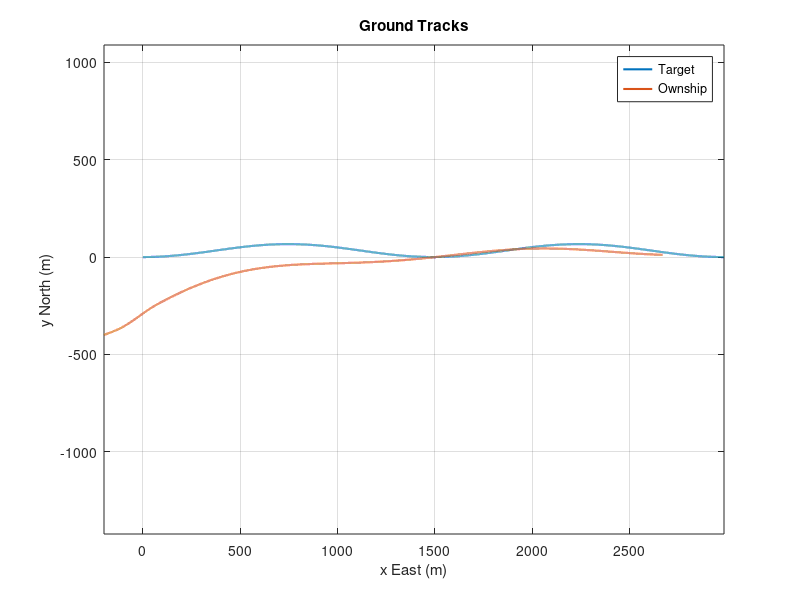
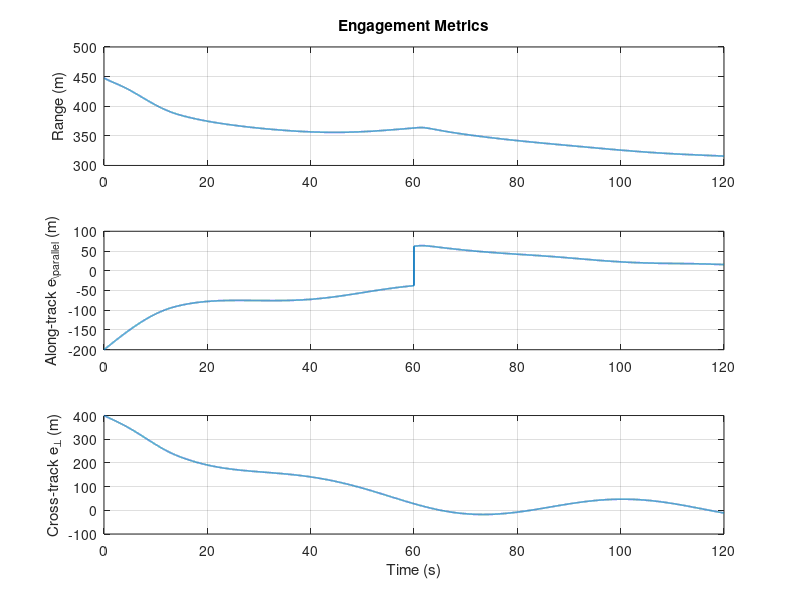
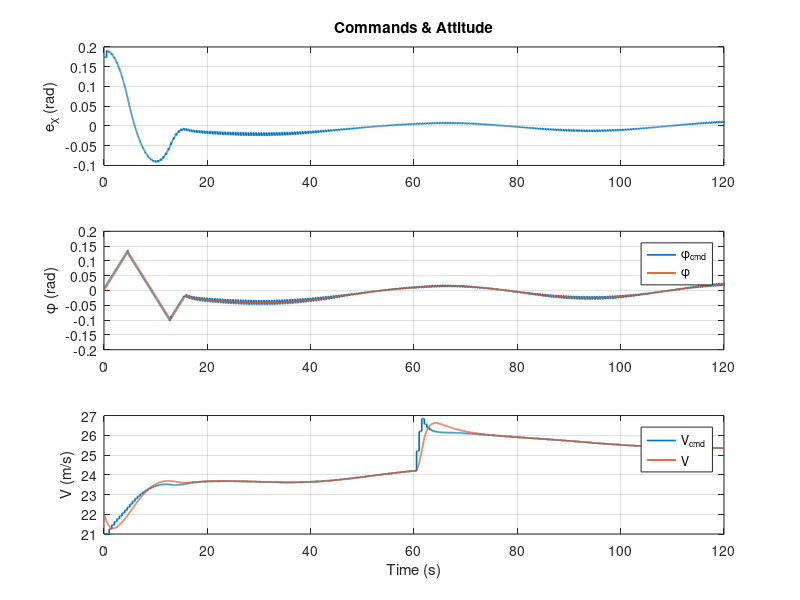
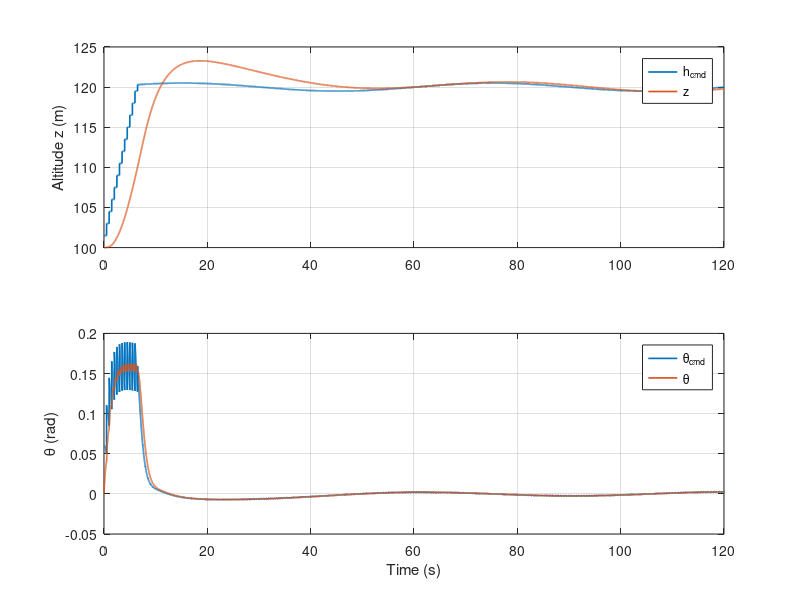

Write the MATLAB code that produced these figures, in order.
function trailing_uav_sim()
% TRAILING_UAV_SIM
% Fixed-wing "trail behind at distance" simulator with:
% - Outer loop (guidance): chi_cmd, V_cmd, h_cmd (2 Hz)
% - Autopilot shaping: chi_cmd->phi_cmd, h_cmd->theta_cmd, V_cmd->throttle
% - Inner loop (attitude): phi,theta track commands with rate limits (200 Hz)
% - Plant kinematics: coordinated turn approximation + speed/altitude dynamics
%
% Coordinate frame: ENU (x East, y North, z Up). Altitude = z.

clc; close all;

%% =========================
%  Simulation parameters
%  =========================
dt       = 0.005;           % 200 Hz inner loop
Tend     = 120;             % seconds
N        = round(Tend/dt)+1;
t        = (0:N-1)'*dt;
g        = 9.81;

% Outer loop update rate
outer_hz = 2;               % 2 Hz guidance
outer_dt = 1/outer_hz;
outer_k  = round(outer_dt/dt);

%% =========================
%  Scenario / target motion
%  =========================
% Target flies a gentle maneuvering path (speed + heading changes).
target.V0      = 25;        % m/s
target.z0      = 120;       % m (altitude)
target.turnAmp = deg2rad(8);% heading oscillation amplitude (rad)
target.turnW   = 2*pi/60;   % heading oscillation frequency (rad/s)
target.climbAmp= 0.5;         % m altitude oscillation amplitude
target.climbW  = 2*pi/60;   % rad/s

%% =========================
%  Trailing objective
%  =========================
d_trail = 400;              % desired trailing distance (m)
dh_trail= 0;                % desired vertical offset relative to target (m)

%% =========================
%  Ownship initial state
%  =========================
own.p = [ -200; -400; 100];  % position [x;y;z] (m)
own.V = 22;                  % speed (m/s)
own.chi = deg2rad(20);       % course/track angle (rad)
own.phi = 0;                 % roll/bank (rad)
own.theta = 0;               % pitch (rad)
own.hdot = 0;

% Simple first-order attitude dynamics time constants
tau_phi   = 0.25;            % roll response time constant (s)
tau_theta = 0.40;            % pitch response time constant (s)

% Speed / altitude response time constants
tau_V     = 2.0;             % speed response (s)
tau_z     = 3.0;             % altitude response to theta (s)

%% =========================
%  Limits / protections
%  =========================
lim.phi_max   = deg2rad(35);   % bank limit
lim.phi_rate  = deg2rad(80);   % max roll rate (rad/s) for command shaping
lim.theta_max = deg2rad(12);   % pitch limit
lim.V_min     = 16;            % stall-ish protection
lim.V_max     = 35;

% Command rate limits (to prevent outer loop steps)
lim.chi_rate_cmd = deg2rad(20); % rad/s
lim.V_rate_cmd   = 2.0;         % m/s^2
lim.h_rate_cmd   = 3.0;         % m/s

%% =========================
%  Guidance gains (outer loop)
%  =========================
% Lateral: steer back to trail line (cross-track)
ky      = 0.8;               % course correction gain
y0      = 120;               % cross-track normalization (m) for sat()
L1      = 500;

% Longitudinal: along-track spacing control -> speed command
kx      = 0.03;              % (m -> m/s) gain
kdx     = 0.40;              % damping on along-track closure

% Altitude tracking
kh      = 0.04;              % (m -> rad) pitch cmd gain (through shaping)
khdot   = 0.12;              % vertical speed damping

%% =========================
%  Autopilot gains (shaping layer)
%  =========================
% Course hold -> bank command
kchi    = 2.5;               % bank per course error
kchidot = 0.6;               % bank per course rate error (optional)

% Speed hold -> "throttle" command (here mapped to V dynamics directly)
kV      = 0.8;
kIV     = 0.2;               % slow integral (optional)
intV    = 0;

% Altitude hold -> pitch command
kH      = 0.04;
kIH     = 0.0020;
intH    = 0;

%% =========================
%  Logs
%  =========================
P_t  = zeros(N,3); Vt = zeros(N,1); chit = zeros(N,1); zt = zeros(N,1);
P_o  = zeros(N,3); Vo = zeros(N,1); chio= zeros(N,1);
phi  = zeros(N,1); theta = zeros(N,1);

chi_cmd_log = zeros(N,1); V_cmd_log = zeros(N,1); h_cmd_log = zeros(N,1);
phi_cmd_log = zeros(N,1); theta_cmd_log = zeros(N,1);

r_log = zeros(N,1);
epar_log = zeros(N,1);
eperp_log = zeros(N,1);

%% =========================
%  Initialize guidance commands
%  =========================
chi_cmd = own.chi;
V_cmd   = own.V;
h_cmd   = own.p(3);

chi_cmd_prev = chi_cmd;
V_cmd_prev   = V_cmd;
h_cmd_prev   = h_cmd;

%% =========================
%  Main simulation
%  =========================
for k = 1:N
    tk = t(k);

    % --- Target "truth"
    % Heading oscillation around north (y+). Use chi_t as course.
    chi_t = target.turnAmp * sin(target.turnW * tk);
    V_t   = target.V0 + 0.0*sin(2*pi/25*tk);  % constant speed (can vary)
    z_t   = target.z0 + target.climbAmp * sin(target.climbW * tk);

    % Target position integration (simple)
    if k == 1
        p_t = [0; 0; z_t];
    else
        p_t = P_t(k-1,:)';
    end
    v_t_vec = V_t * [cos(chi_t); sin(chi_t); 0];   % ENU: x East, y North
    p_t = p_t + dt * v_t_vec;
    p_t(3) = z_t; % enforce altitude profile

    % --- Outer loop guidance update (every outer_k steps)
    if mod(k-1, outer_k) == 0
        % Build trail point behind target along its velocity direction
        t_hat = v_t_vec;
        if norm(t_hat(1:2)) < 1e-6
            t_hat = [cos(chi_t); sin(chi_t); 0];
        end
        t_hat = t_hat / norm(t_hat(1:2));  % horizontal unit

        p_ref = p_t - d_trail * [t_hat(1); t_hat(2); 0];
        p_ref(3) = z_t + dh_trail;

        % Error from ownship to trail point
        e = p_ref - own.p;

        % Along-track error (positive means trail point ahead of us)
        e_par = t_hat(1:2)' * e(1:2);

        % Signed cross-track error (left/right of target direction)
        n_hat = [-t_hat(2); t_hat(1)];  % +90 deg
        e_perp = n_hat' * e(1:2);

        % Along-track closure (project relative velocity)
        v_o_vec = own.V * [cos(own.chi); sin(own.chi); 0];
        de_par  = t_hat(1:2)' * (v_t_vec(1:2) - v_o_vec(1:2));

        % Guidance: course command = target course + cross-track correction
        chi_base = atan2(t_hat(2), t_hat(1));
        chi_cmd_new = chi_base + ky * atan2(e_perp, L1);  % bounded correction

        % Guidance: speed command to regulate spacing
        V_cmd_new = V_t + kx * e_par + kdx * de_par;

        % Guidance: altitude command
        h_cmd_new = p_ref(3);

        % Rate limit guidance commands to avoid steps
        chi_cmd = rate_limit_angle(chi_cmd_prev, chi_cmd_new, lim.chi_rate_cmd, outer_dt);
        V_cmd   = rate_limit_scalar(V_cmd_prev, V_cmd_new, lim.V_rate_cmd, outer_dt);
        h_cmd   = rate_limit_scalar(h_cmd_prev, h_cmd_new, lim.h_rate_cmd, outer_dt);

        % Clamp speed command
        V_cmd = min(max(V_cmd, lim.V_min), lim.V_max);

        chi_cmd_prev = chi_cmd;
        V_cmd_prev   = V_cmd;
        h_cmd_prev   = h_cmd;

        if k > N/2
            d_trail = 300;
        end
    end

    % --- Autopilot shaping (continuous)
    % Course hold -> bank cmd
    e_chi = wrapToPi(chi_cmd - own.chi);

    % Optional course-rate error (approximate own chi_dot from phi)
    % Coordinated turn approximation: chi_dot ~ g/V * tan(phi)
    chi_dot_est = (g/max(own.V,1e-3)) * tan(own.phi);
    chi_dot_cmd = 0; % could be derived from guidance; set to 0 for now

    phi_cmd = kchi * e_chi + kchidot * (chi_dot_cmd - chi_dot_est);
    phi_cmd = sat(phi_cmd / lim.phi_max) * lim.phi_max;  % saturate
    phi_cmd = rate_limit_scalar(own.phi, phi_cmd, lim.phi_rate, dt); % roll cmd smoothing
    phi_cmd = min(max(phi_cmd, -lim.phi_max), lim.phi_max);

    % Altitude hold -> pitch cmd
    e_h = h_cmd - own.p(3);
    % vertical speed estimate from state derivative approx (we don't keep v_z)
    % Use simple estimate from last step:
    if k < 3
        hdot = 0;
    else
        hdot = (P_o(k-1,3) - P_o(k-2,3)) / dt;
    end
    intH = intH + e_h*dt;
    theta_cmd = kH*e_h + kIH*intH - khdot*hdot;
    theta_cmd = min(max(theta_cmd, -lim.theta_max), lim.theta_max);

    % Speed hold -> throttle surrogate (here: desired acceleration via PI)
    e_V = V_cmd - own.V;
    intV = intV + e_V*dt;
    a_V_cmd = kV*e_V + kIV*intV;   % desired accel (m/s^2) surrogate

    % Speed protection: if too slow, reduce bank and pitch demand
    if own.V < lim.V_min + 1.0
        phi_cmd   = 0.5 * phi_cmd;
        theta_cmd = min(theta_cmd, deg2rad(5));
    end

    % --- Inner attitude dynamics (simplified first-order tracking)
    own.phi   = own.phi   + (dt/tau_phi)  * (phi_cmd   - own.phi);
    own.theta = own.theta + (dt/tau_theta)* (theta_cmd - own.theta);

    % --- Plant kinematics (coordinated turn + climb)
    % Turn rate from bank
    chi_dot = (g/max(own.V,1e-3)) * tan(own.phi);

    % Speed dynamics (first-order toward commanded accel)
    own.V = own.V + dt * sat(a_V_cmd / 5.0) * 5.0; % accel limited to +/-5 m/s^2
    own.V = min(max(own.V, lim.V_min), lim.V_max);

    % Altitude dynamics: use pitch to create climb rate ~ V*sin(theta)
    % Then low-pass with tau_z
    hdot_cmd = own.V * sin(own.theta);
    own.hdot = own.hdot + (dt/tau_z)*(hdot_cmd - own.hdot); % smooth
    own.p(3) = own.p(3) + dt * own.hdot;

    % Horizontal position update with current course and speed
    own.chi = wrapToPi(own.chi + dt * chi_dot);
    v_o_xy = own.V * [cos(own.chi); sin(own.chi)];
    own.p(1:2) = own.p(1:2) + dt * v_o_xy;

    % --- Log
    P_t(k,:) = p_t'; Vt(k) = V_t; chit(k)=chi_t; zt(k)=z_t;
    P_o(k,:) = own.p'; Vo(k)=own.V; chio(k)=own.chi;
    phi(k)=own.phi; theta(k)=own.theta;

    chi_cmd_log(k)=chi_cmd; V_cmd_log(k)=V_cmd; h_cmd_log(k)=h_cmd;
    phi_cmd_log(k)=phi_cmd; theta_cmd_log(k)=theta_cmd;

    % Metrics: true range and decomposition w.r.t target direction
    dp = (p_t - own.p);
    r_log(k) = norm(dp);
    % compute trail-frame errors for plotting at full rate
    t_hat2 = v_t_vec(1:2);
    if norm(t_hat2) < 1e-6
        t_hat2 = [cos(chi_t); sin(chi_t)];
    end
    t_hat2 = t_hat2 / norm(t_hat2);
    p_ref2 = p_t - d_trail*[t_hat2;0]; p_ref2(3)=z_t+dh_trail;
    e2 = p_ref2 - own.p;
    epar_log(k)  = t_hat2' * e2(1:2);
    n_hat2 = [-t_hat2(2); t_hat2(1)];
    eperp_log(k) = n_hat2' * e2(1:2);
end

%% =========================
%  Plots
%  =========================
figure; plot(P_t(:,1), P_t(:,2), 'LineWidth', 1.5); hold on;
plot(P_o(:,1), P_o(:,2), 'LineWidth', 1.5);
axis equal; grid on;
xlabel('x East (m)'); ylabel('y North (m)');
legend('Target','Ownship');
title('Ground Tracks');

figure; subplot(3,1,1);
plot(t, r_log, 'LineWidth', 1.2); grid on;
ylabel('Range (m)'); title('Engagement Metrics');

subplot(3,1,2);
plot(t, epar_log, 'LineWidth', 1.2); grid on;
ylabel('Along-track e_{\parallel} (m)');

subplot(3,1,3);
plot(t, eperp_log, 'LineWidth', 1.2); grid on;
ylabel('Cross-track e_{\perp} (m)'); xlabel('Time (s)');

figure; subplot(3,1,1);
plot(t, wrapToPi(chi_cmd_log - chio), 'LineWidth', 1.2); grid on;
ylabel('e_\chi (rad)'); title('Commands & Attitude');

subplot(3,1,2);
plot(t, phi_cmd_log, 'LineWidth', 1.2); hold on;
plot(t, phi, 'LineWidth', 1.2); grid on;
ylabel('\phi (rad)'); legend('\phi_{cmd}','\phi');

subplot(3,1,3);
plot(t, V_cmd_log, 'LineWidth', 1.2); hold on;
plot(t, Vo, 'LineWidth', 1.2); grid on;
ylabel('V (m/s)'); xlabel('Time (s)'); legend('V_{cmd}','V');

figure; subplot(2,1,1);
plot(t, h_cmd_log, 'LineWidth', 1.2); hold on;
plot(t, P_o(:,3), 'LineWidth', 1.2); grid on;
ylabel('Altitude z (m)'); legend('h_{cmd}','z');

subplot(2,1,2);
plot(t, theta_cmd_log, 'LineWidth', 1.2); hold on;
plot(t, theta, 'LineWidth', 1.2); grid on;
ylabel('\theta (rad)'); xlabel('Time (s)'); legend('\theta_{cmd}','\theta');

end

%% ========= Helpers =========
function y = sat(x)
% Saturation to [-1,1]
y = min(max(x, -1), 1);
end

function a = wrapToPi(a)
% Wrap angle to [-pi, pi]
a = mod(a + pi, 2*pi) - pi;
end

function x = rate_limit_scalar(x_prev, x_new, max_rate, dt)
dx = x_new - x_prev;
dx = min(max(dx, -max_rate*dt), max_rate*dt);
x  = x_prev + dx;
end

function a = rate_limit_angle(a_prev, a_new, max_rate, dt)
da = wrapToPi(a_new - a_prev);
da = min(max(da, -max_rate*dt), max_rate*dt);
a  = wrapToPi(a_prev + da);
end
